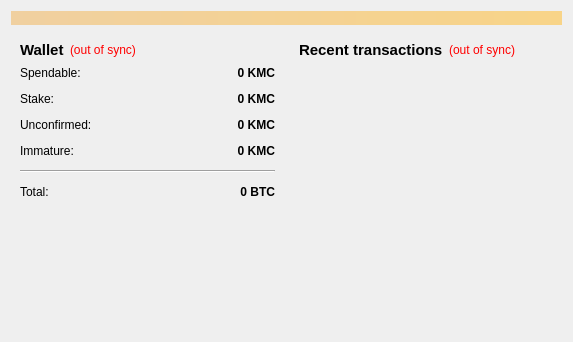
<?xml version="1.0" encoding="UTF-8"?>
<ui version="4.0">
 <class>OverviewPage</class>
 <widget class="QWidget" name="OverviewPage">
  <property name="geometry">
   <rect>
    <x>0</x>
    <y>0</y>
    <width>573</width>
    <height>342</height>
   </rect>
  </property>
  <property name="windowTitle">
   <string>Form</string>
  </property>
  <layout class="QVBoxLayout" name="topLayout">
   <item>
    <widget class="QLabel" name="labelAlerts">
     <property name="visible">
      <bool>false</bool>
     </property>
     <property name="styleSheet">
      <string notr="true">background-color: qlineargradient(x1: 0, y1: 0, x2: 1, y2: 0, stop:0 #F0D0A0, stop:1 #F8D488);  color:#000000
</string>
     </property>
     <property name="wordWrap">
      <bool>true</bool>
     </property>
     <property name="margin">
      <number>3</number>
     </property>
    </widget>
   </item>
   <item>
    <layout class="QHBoxLayout" name="horizontalLayout" stretch="1,1">
     <item>
      <layout class="QVBoxLayout" name="verticalLayout_2">
       <item>
        <widget class="QWidget" name="widget" native="true">
         <layout class="QVBoxLayout" name="verticalLayout_4">
          <item>
           <layout class="QHBoxLayout" name="horizontalLayout_4">
            <item>
             <widget class="QLabel" name="label_5">
              <property name="font">
               <font>
                <pointsize>11</pointsize>
                <weight>75</weight>
                <bold>true</bold>
               </font>
              </property>
              <property name="text">
               <string>Wallet</string>
              </property>
             </widget>
            </item>
            <item>
             <widget class="QLabel" name="labelWalletStatus">
              <property name="toolTip">
               <string>The displayed information may be out of date. Your wallet automatically synchronizes with the BlackCoin network after a connection is established, but this process has not completed yet.</string>
              </property>
              <property name="styleSheet">
               <string notr="true">QLabel { color: red; }</string>
              </property>
              <property name="text">
               <string notr="true">(out of sync)</string>
              </property>
              <property name="alignment">
               <set>Qt::AlignLeading|Qt::AlignLeft|Qt::AlignVCenter</set>
              </property>
             </widget>
            </item>
            <item>
             <spacer name="horizontalSpacer_2">
              <property name="orientation">
               <enum>Qt::Horizontal</enum>
              </property>
              <property name="sizeHint" stdset="0">
               <size>
                <width>40</width>
                <height>20</height>
               </size>
              </property>
             </spacer>
            </item>
           </layout>
          </item>
          <item>
           <layout class="QFormLayout" name="formLayout_2">
            <property name="fieldGrowthPolicy">
             <enum>QFormLayout::AllNonFixedFieldsGrow</enum>
            </property>
            <property name="horizontalSpacing">
             <number>12</number>
            </property>
            <property name="verticalSpacing">
             <number>12</number>
            </property>
            <item row="0" column="0">
             <widget class="QLabel" name="label">
              <property name="text">
               <string>Spendable:</string>
              </property>
             </widget>
            </item>
            <item row="0" column="1">
             <widget class="QLabel" name="labelBalance">
              <property name="font">
               <font>
                <weight>75</weight>
                <bold>true</bold>
               </font>
              </property>
              <property name="cursor">
               <cursorShape>IBeamCursor</cursorShape>
              </property>
              <property name="toolTip">
               <string>Your current spendable balance</string>
              </property>
              <property name="text">
               <string notr="true">0 KMC</string>
              </property>
              <property name="alignment">
               <set>Qt::AlignRight|Qt::AlignTrailing|Qt::AlignVCenter</set>
              </property>
              <property name="textInteractionFlags">
               <set>Qt::LinksAccessibleByMouse|Qt::TextSelectableByKeyboard|Qt::TextSelectableByMouse</set>
              </property>
             </widget>
            </item>
            <item row="1" column="0">
             <widget class="QLabel" name="label_6">
              <property name="text">
               <string>Stake:</string>
              </property>
             </widget>
            </item>
            <item row="1" column="1">
             <widget class="QLabel" name="labelStake">
              <property name="font">
               <font>
                <weight>75</weight>
                <bold>true</bold>
               </font>
              </property>
              <property name="cursor">
               <cursorShape>IBeamCursor</cursorShape>
              </property>
              <property name="toolTip">
               <string>Total of coins that was staked, and do not yet count toward the current balance</string>
              </property>
              <property name="text">
               <string notr="true">0 KMC</string>
              </property>
              <property name="alignment">
               <set>Qt::AlignRight|Qt::AlignTrailing|Qt::AlignVCenter</set>
              </property>
              <property name="textInteractionFlags">
               <set>Qt::LinksAccessibleByMouse|Qt::TextSelectableByKeyboard|Qt::TextSelectableByMouse</set>
              </property>
             </widget>
            </item>
            <item row="2" column="0">
             <widget class="QLabel" name="label_3">
              <property name="text">
               <string>Unconfirmed:</string>
              </property>
             </widget>
            </item>
            <item row="2" column="1">
             <widget class="QLabel" name="labelUnconfirmed">
              <property name="font">
               <font>
                <weight>75</weight>
                <bold>true</bold>
               </font>
              </property>
              <property name="cursor">
               <cursorShape>IBeamCursor</cursorShape>
              </property>
              <property name="toolTip">
               <string>Total of transactions that have yet to be confirmed, and do not yet count toward the current balance</string>
              </property>
              <property name="text">
               <string notr="true">0 KMC</string>
              </property>
              <property name="alignment">
               <set>Qt::AlignRight|Qt::AlignTrailing|Qt::AlignVCenter</set>
              </property>
              <property name="textInteractionFlags">
               <set>Qt::LinksAccessibleByMouse|Qt::TextSelectableByKeyboard|Qt::TextSelectableByMouse</set>
              </property>
             </widget>
            </item>
            <item row="3" column="0">
             <widget class="QLabel" name="labelImmatureText">
              <property name="text">
               <string>Immature:</string>
              </property>
             </widget>
            </item>
            <item row="3" column="1">
             <widget class="QLabel" name="labelImmature">
              <property name="font">
               <font>
                <weight>75</weight>
                <bold>true</bold>
               </font>
              </property>
              <property name="toolTip">
               <string>Mined balance that has not yet matured</string>
              </property>
              <property name="text">
               <string notr="true">0 KMC</string>
              </property>
              <property name="alignment">
               <set>Qt::AlignRight|Qt::AlignTrailing|Qt::AlignVCenter</set>
              </property>
              <property name="textInteractionFlags">
               <set>Qt::LinksAccessibleByMouse|Qt::TextSelectableByKeyboard|Qt::TextSelectableByMouse</set>
              </property>
             </widget>
            </item>
            <item row="4" column="0" colspan="2">
             <widget class="Line" name="line">
              <property name="orientation">
               <enum>Qt::Horizontal</enum>
              </property>
             </widget>
            </item>
            <item row="5" column="0">
             <widget class="QLabel" name="labelTotalText">
              <property name="text">
               <string>Total:</string>
              </property>
             </widget>
            </item>
            <item row="5" column="1">
             <widget class="QLabel" name="labelTotal">
              <property name="font">
               <font>
                <weight>75</weight>
                <bold>true</bold>
               </font>
              </property>
              <property name="cursor">
               <cursorShape>IBeamCursor</cursorShape>
              </property>
              <property name="toolTip">
               <string>Your current total balance</string>
              </property>
              <property name="text">
               <string notr="true">0 BTC</string>
              </property>
              <property name="alignment">
               <set>Qt::AlignRight|Qt::AlignTrailing|Qt::AlignVCenter</set>
              </property>
              <property name="textInteractionFlags">
               <set>Qt::LinksAccessibleByMouse|Qt::TextSelectableByKeyboard|Qt::TextSelectableByMouse</set>
              </property>
             </widget>
            </item>
           </layout>
          </item>
         </layout>
        </widget>
       </item>
       <item>
        <spacer name="verticalSpacer">
         <property name="orientation">
          <enum>Qt::Vertical</enum>
         </property>
         <property name="sizeHint" stdset="0">
          <size>
           <width>20</width>
           <height>40</height>
          </size>
         </property>
        </spacer>
       </item>
      </layout>
     </item>
     <item>
      <layout class="QVBoxLayout" name="verticalLayout_3">
       <item>
        <widget class="QWidget" name="widget_2" native="true">
         <layout class="QVBoxLayout" name="verticalLayout">
          <item>
           <layout class="QHBoxLayout" name="horizontalLayout_2">
            <item>
             <widget class="QLabel" name="label_4">
              <property name="font">
               <font>
                <pointsize>11</pointsize>
                <weight>75</weight>
                <bold>true</bold>
               </font>
              </property>
              <property name="text">
               <string>&lt;b&gt;Recent transactions&lt;/b&gt;</string>
              </property>
             </widget>
            </item>
            <item>
             <widget class="QLabel" name="labelTransactionsStatus">
              <property name="toolTip">
               <string>The displayed information may be out of date. Your wallet automatically synchronizes with the BlackCoin network after a connection is established, but this process has not completed yet.</string>
              </property>
              <property name="styleSheet">
               <string notr="true">QLabel { color: red; }</string>
              </property>
              <property name="text">
               <string notr="true">(out of sync)</string>
              </property>
              <property name="alignment">
               <set>Qt::AlignRight|Qt::AlignTrailing|Qt::AlignVCenter</set>
              </property>
             </widget>
            </item>
            <item>
             <spacer name="horizontalSpacer">
              <property name="orientation">
               <enum>Qt::Horizontal</enum>
              </property>
              <property name="sizeHint" stdset="0">
               <size>
                <width>40</width>
                <height>20</height>
               </size>
              </property>
             </spacer>
            </item>
           </layout>
          </item>
          <item>
           <widget class="QListView" name="listTransactions">
            <property name="styleSheet">
             <string notr="true">QListView { background: transparent; }</string>
            </property>
            <property name="frameShape">
             <enum>QFrame::NoFrame</enum>
            </property>
            <property name="verticalScrollBarPolicy">
             <enum>Qt::ScrollBarAlwaysOff</enum>
            </property>
            <property name="horizontalScrollBarPolicy">
             <enum>Qt::ScrollBarAlwaysOff</enum>
            </property>
            <property name="selectionMode">
             <enum>QAbstractItemView::NoSelection</enum>
            </property>
           </widget>
          </item>
         </layout>
        </widget>
       </item>
      </layout>
     </item>
    </layout>
   </item>
  </layout>
 </widget>
 <resources/>
 <connections/>
</ui>
